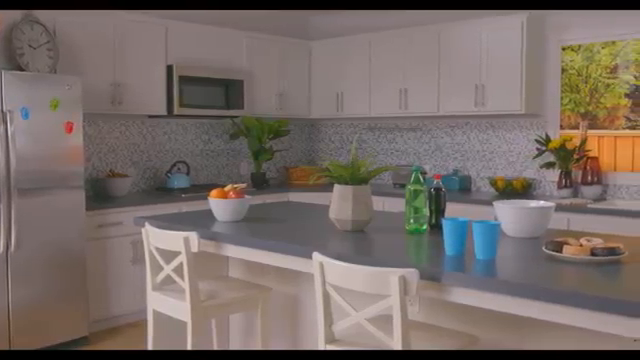
#> input picture frame 144 of ImageProcessing/ComputerVis_Examples/videoOperations/src/computer_vision.mp4, 640 x 360 px, given in place of the camera
$ python videostream_demo.py
#> lines starting #> are read from the running program, lines starting #| are printed output that depends on the picture
#gerekli paketleri(kütüphaneleri) ekleriz
from imutils.video import VideoStream
import datetime
import argparse
import imutils
import time
import cv2
# terminalden argüman girişi alabilmek için argaparse kütüphanesi kullanıyoruz
ap = argparse.ArgumentParser() # ArgumentParser sınıfını ap değişkenine atıyoruz
ap.add_argument("-p", "--picamera", type=int, default=-1, # ap değişkeninin add_argument fonksiyonunu kullanarak alacağımız argümanları belirliyoruz.
	help="whether or not the Raspberry Pi camera should be used")
args = vars(ap.parse_args())
vs = VideoStream(0).start() #görüntü almaya başlıyoruz
# vs = VideoStream(usePiCamera=args["picamera"]>0).start()
time.sleep(1.0)        # programın çalışmasını içine girilen saniye kadar duraklatır

while True: #sonsuz bir döngü başlatırız
    frame = vs.read() #frameleri okuruz
#> frame is the input picture: shape (360, 640, 3); mean B, G, R 102.7, 107.9, 119.6
    frame= cv2.flip(frame,1) #görüntüyü y eksenine göre döndeririz
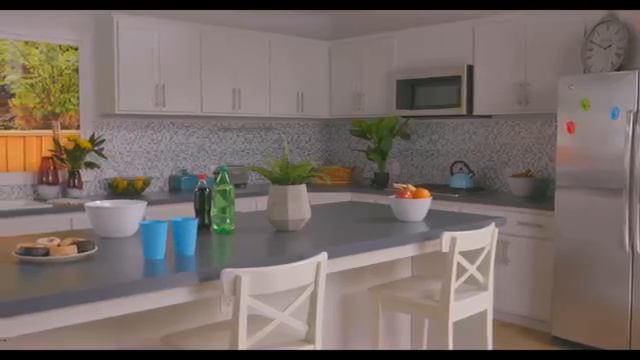
#> frame: shape (360, 640, 3); mean B, G, R 102.7, 107.9, 119.6
    frame = imutils.resize(frame,width=500) #frameleri genişliği 500 olmak üzere boyutlandırıyoruz
#> frame: shape (281, 500, 3)

    timestamp = datetime.datetime.now() #anlık zamanı döndürür
    ts = timestamp.strftime("%A %d %B %Y %I:%M:%S%p") #string bir değere dönüşür

    cv2.putText(frame,ts,(10,frame.shape[0]-10),cv2.FONT_HERSHEY_SIMPLEX,0.60,(0,0,0),1) #framelerin üstüne anlık zamanı yazdırırız
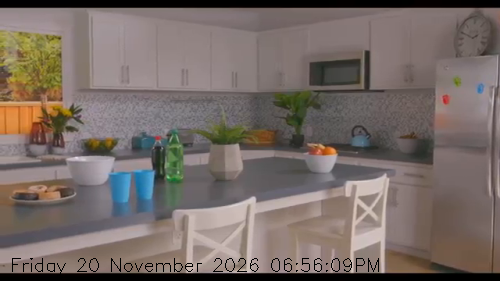
#> frame: shape (281, 500, 3); mean B, G, R 102, 107.1, 118.8

    cv2.imshow("frame",frame)  #frameleri imshowlarız
    if cv2.waitKey(1) == ord('q'): # eğer ki 'q' tuşuna basılırsa döngüyü kır
#> (key q is pressed here)
        break
cv2.destroyAllWindows()  #tüm pencereleri kapat
vs.stop() #görüntü almayı durdur

$ run again, starting later in the video
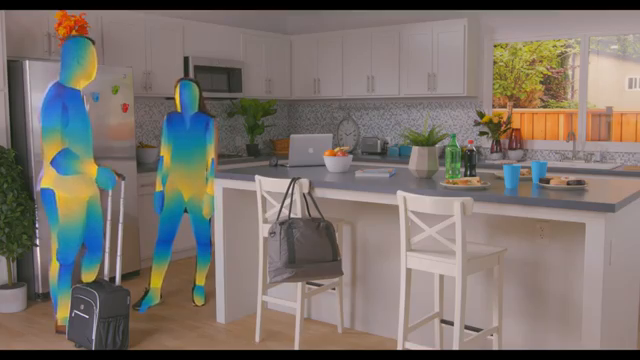
#> input picture frame 651 of ImageProcessing/ComputerVis_Examples/videoOperations/src/computer_vision.mp4, 640 x 360 px, given in place of the camera
#> frame is the input picture: shape (360, 640, 3); mean B, G, R 108.1, 114.8, 123.8
#> `frame= cv2.flip(frame,1)`:
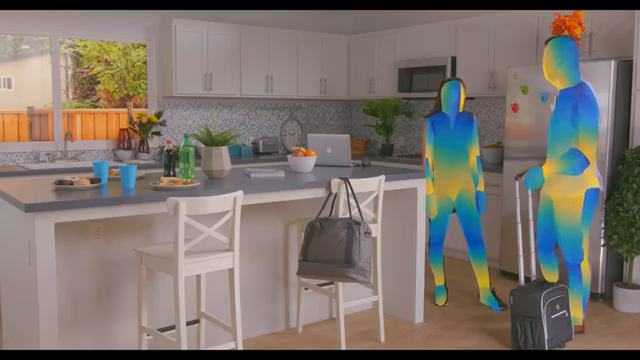
#> frame: shape (360, 640, 3); mean B, G, R 108.1, 114.8, 123.8
#> `cv2.putText(frame,ts,(10,frame.shape[0]-10),cv2.FONT_HERSHEY_SIMPLEX,0..`:
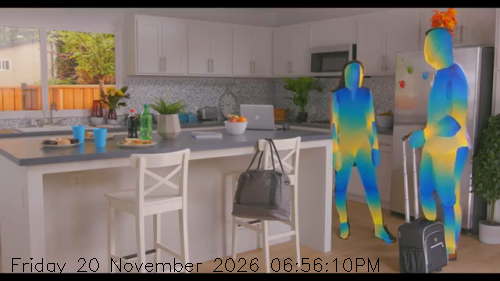
#> frame: shape (281, 500, 3); mean B, G, R 107.4, 114.1, 122.9

$ run again, starting later in the video
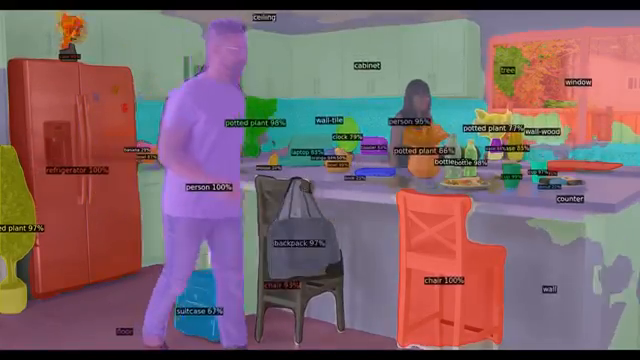
#> input picture frame 1157 of ImageProcessing/ComputerVis_Examples/videoOperations/src/computer_vision.mp4, 640 x 360 px, given in place of the camera
#> frame is the input picture: shape (360, 640, 3); mean B, G, R 106.7, 101.9, 125.9
#> `frame= cv2.flip(frame,1)`:
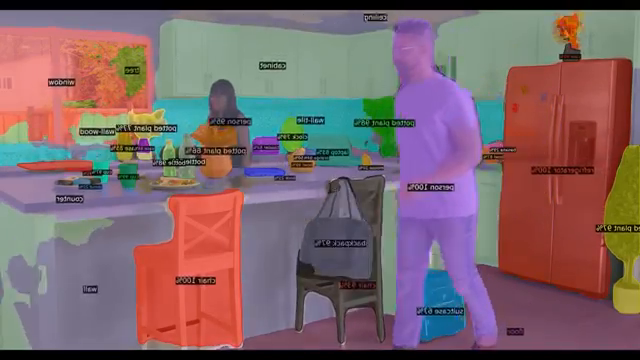
#> frame: shape (360, 640, 3); mean B, G, R 106.7, 101.9, 125.9
#> `cv2.putText(frame,ts,(10,frame.shape[0]-10),cv2.FONT_HERSHEY_SIMPLEX,0..`:
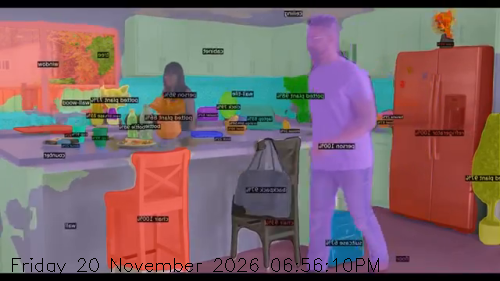
#> frame: shape (281, 500, 3); mean B, G, R 106, 101.4, 125.1
